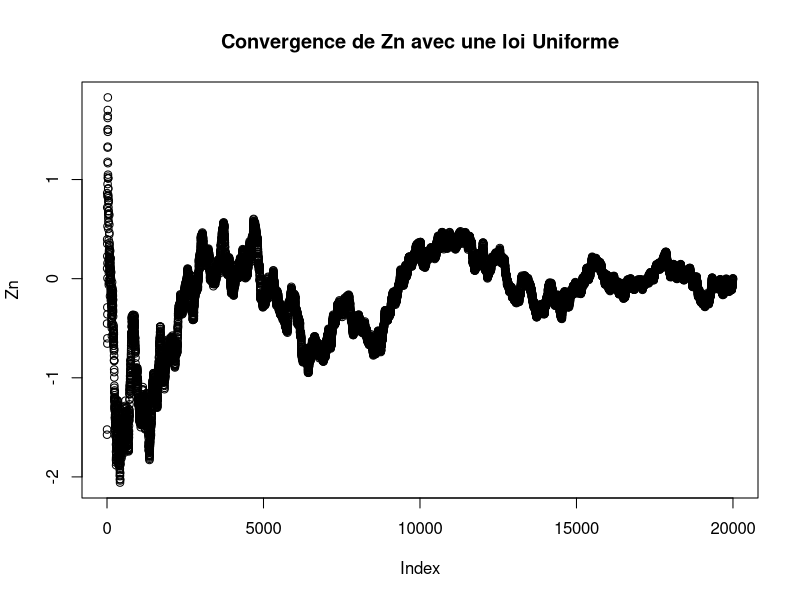

Here is the R script that generated this plot:
x1 = c()
n = 20000
##Calcul de la loi
x = runif(n, min = 0, max = 1)
## esperance de la série
esp = mean(x)
## variance de la série
sigmacarre = mean(x^2) - esp^2
##Def de Sn
Sn = cumsum(x)
N = seq(1, n, by = 1)
##Def de Zn
Zn = (sqrt(N) / sqrt(sigmacarre)) * ((Sn / N) - esp)
plot(Zn,main = "Convergence de Zn avec une loi Uniforme")